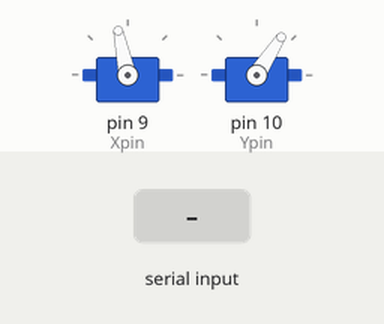
Recording of a sketch running on a simulated Arduino Uno, built with avr-gcc and run on an emulated ATmega328P. On the bench: 2 × servo. The test bench sets the inputs (shaded band).

Above: at 1.2 s.
1.3 s: "90,45\n" received over Serial
At 1.9 s:
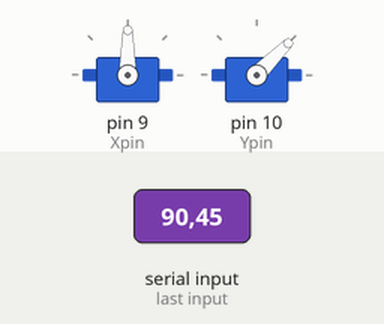
2.8 s: "30,150\n" received over Serial
At 3.1 s:
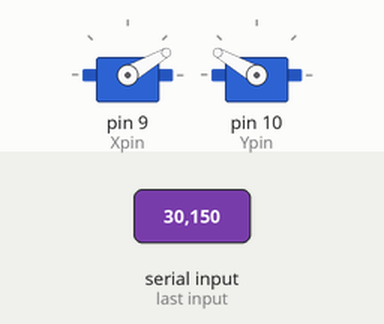
4.3 s: "1,90\n" received over Serial
At 5.4 s:
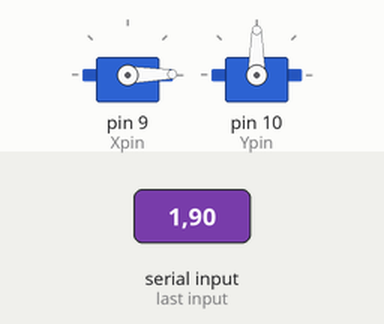
Timing chart, 0 to 7.3 s (numbered marks = the images above; inputs shaded):
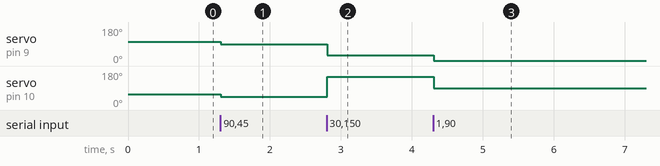

Measured:
- after the input at 1.3 s, servo on pin 9 (Xpin): 102° → 90° at once; servo on pin 10 (Ypin): 57° → 45° at once
- after the input at 2.8 s, servo on pin 9 (Xpin): 90° → 30° at once; servo on pin 10 (Ypin): 45° → 150° at once
- after the input at 4.3 s, servo on pin 9 (Xpin): 30° → 1° at once; servo on pin 10 (Ypin): 150° → 90° at once

The sketch:

main_code.ino
```cpp
#define Xpin 9
#define Ypin 10

#include <VarSpeedServo.h>

VarSpeedServo Xservo;
VarSpeedServo Yservo;

void setup() {
  // initialize serial:
  Serial.begin(9600);

  // make the pins outputs:
  Xservo.attach(Xpin);
  Yservo.attach(Ypin);
  Xservo.write(102);
  Yservo.write(57);
  delay(2);
}

void loop() {

  // if there's any serial available, read it:
  while (Serial.available() > 0) {

    // look for the next valid integer in the incoming serial stream:
    int Xval = Serial.parseInt();
    // do it again:
    int Yval = Serial.parseInt();

    // look for the newline. That's the end of your
    // sentence:
    if (Serial.read() == '\n') {
      // constrain the values to 0 - 255 and invert
      // if you're using a common-cathode LED, just use "constrain(color, 0, 255);"
      //Xval = map(Xval, 0, 255, 120, 180);
      //Yval = map(Yval, 0, 255, 180, 120);

      // fade the red, green, and blue legs of the LED:
      Xservo.write(Xval);
      Yservo.write(Yval);

      // print the three numbers in one string as hexadecimal:
      //Serial.print(Xval, HEX);
      //Serial.println(Yval, HEX);
      //delayMicroseconds(20);
    }
  }
}
```
